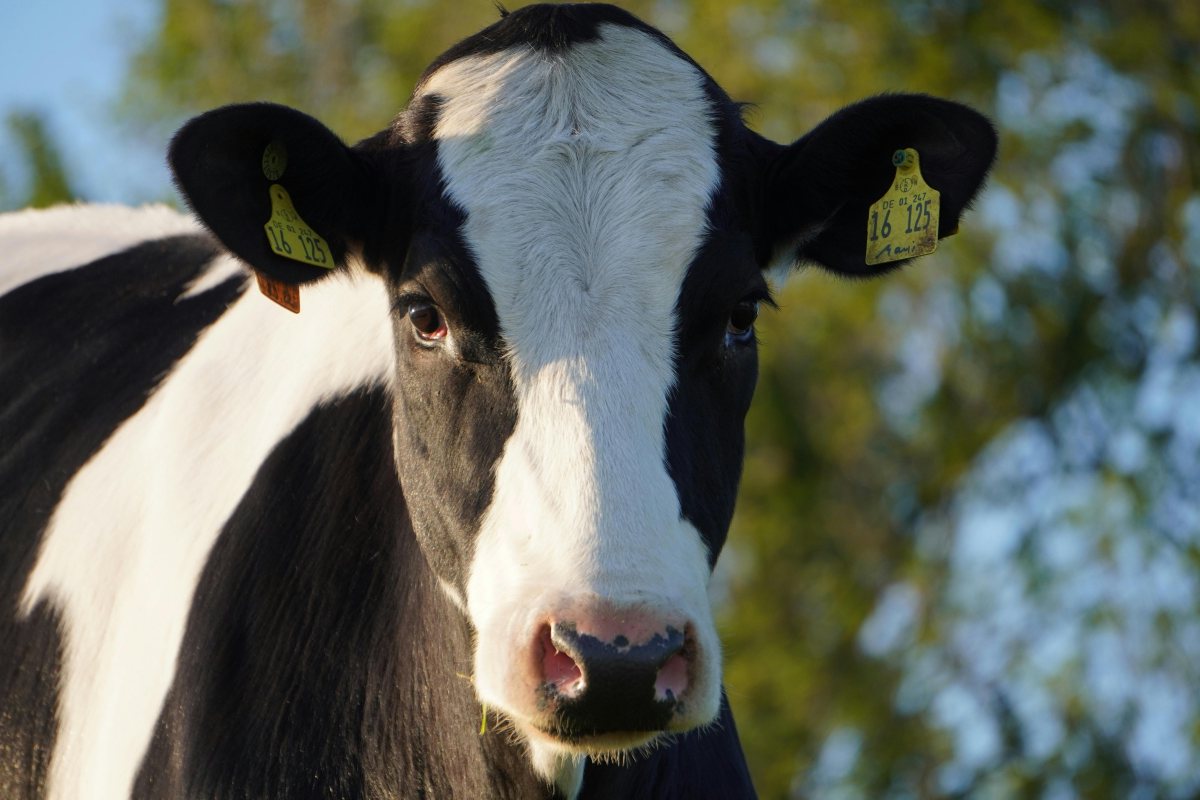
#> input picture Online_Tasks_MamSadaf/pexels-gammel-23940471.jpg, 6000 x 4000 px (shown at 1/5 size)
$ jupyter execute corner_detection.ipynb   (older library calls are emulated)
#> lines starting #> are read from the running program, lines starting #| are printed output that depends on the picture; after the words box and inside, x2 and y2 are one past the last pixel; in counts of white or black regions, pixels touching at a corner belong together
[cell 1]
import cv2
import numpy as np
import matplotlib.pyplot as plt

[cell 2]
img = cv2.imread('pexels-gammel-23940471.jpg', cv2.IMREAD_GRAYSCALE)
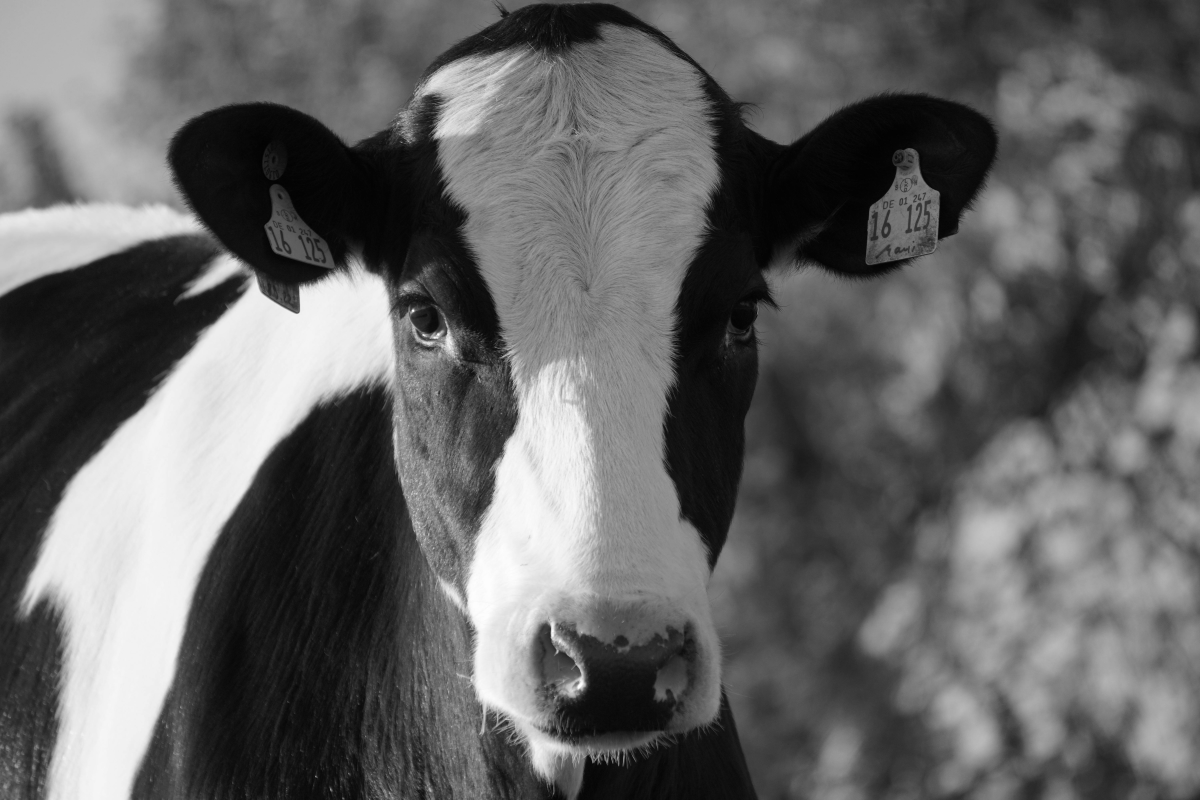
#> img: shape (4000, 6000) (shown at 1/5 size); min 0, max 255, mean 99.2
img = cv2.resize(img, (500, 500))
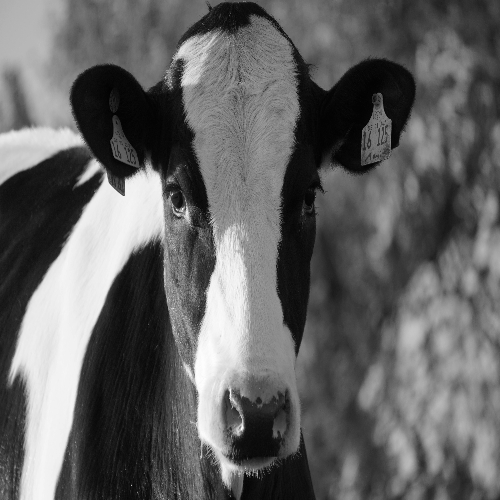
#> img: shape (500, 500); min 0, max 254, mean 99.4
plt.imshow(img, cmap='gray')

[cell 3]
def corner_detector(image, window_size, k , threshold):
#> called with window_size = 5, k = 0.04, threshold = 0.24
    copy = image.copy()
    height, width = image.shape
#> height = 500; width = 500
    blur = cv2.GaussianBlur(image, (3, 3), 0) # image, kernel size, sigma
    Ix = cv2.Sobel(blur, cv2.CV_64F, 1, 0, ksize=3) # image, depth, x axis, y axis, kernel size
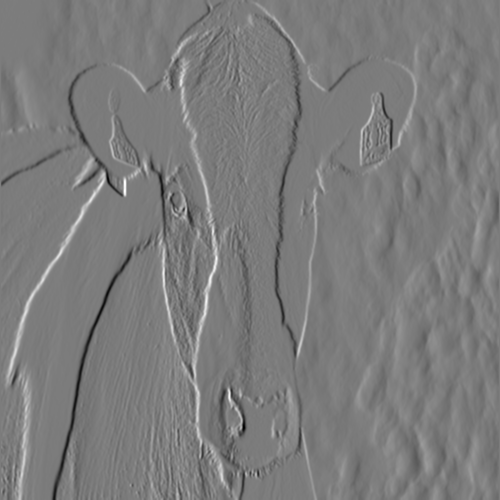
#> Ix: shape (500, 500) float64; min -506, max 534, mean 0.1; drawn with min black and max white
    Iy = cv2.Sobel(blur, cv2.CV_64F, 0, 1, ksize=3) # image, depth, x axis, y axis, kernel size
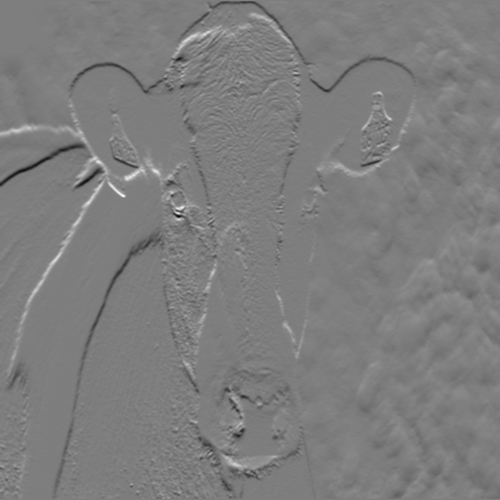
#> Iy: shape (500, 500) float64; min -426, max 436, mean -0.4; drawn with min black and max white
    Ixx = Ix ** 2
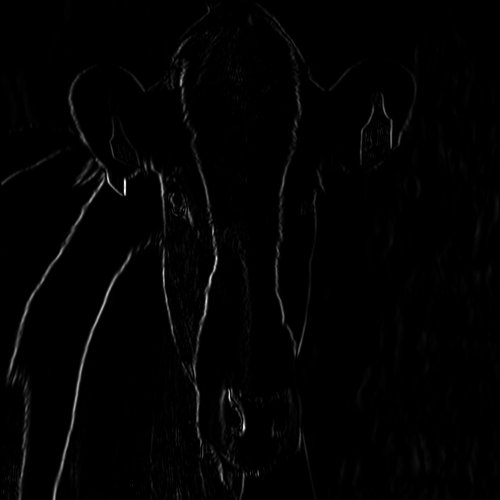
#> Ixx: shape (500, 500) float64; min 0, max 285156, mean 3090.9; drawn with min black and max white
    Iyy = Iy ** 2
    Ixy = Ix * Iy
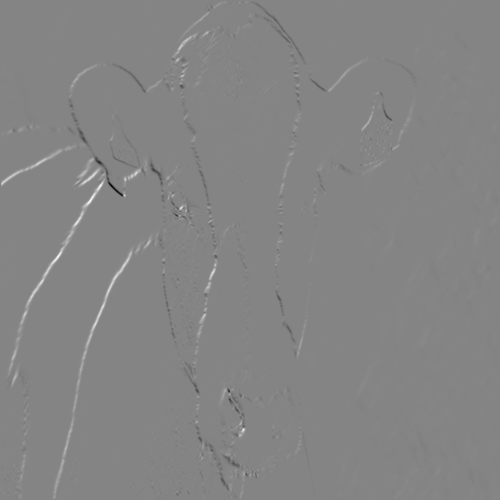
#> Ixy: shape (500, 500) float64; min -130875, max 120807, mean 313.7; drawn with min black and max white
    offset = window_size // 2
    image_R_matrix = np.zeros((height, width))
    for y in range(offset, height - offset):
        for x in range(offset, width - offset):
            M_00 = np.sum(Ixx[y - offset : y + offset + 1, x - offset : x + offset + 1])
            M_11 = np.sum(Iyy[y - offset : y + offset + 1, x - offset : x + offset + 1])
            M_01 = np.sum(Ixy[y - offset : y + offset + 1, x - offset : x + offset + 1])
            M = np.array([[M_00, M_01], [M_01, M_11]])
            R = np.linalg.det(M) - k * (np.trace(M) ** 2)
            image_R_matrix[y, x] = R
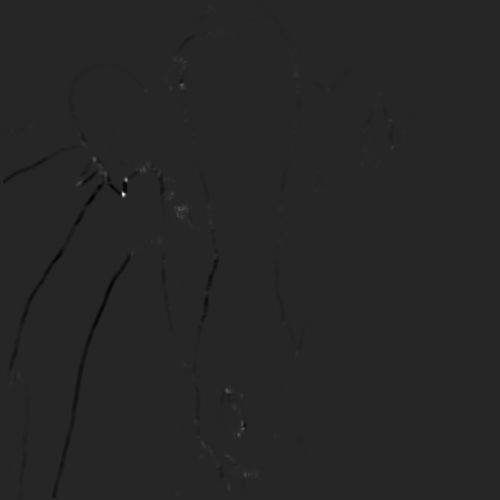
#> image_R_matrix: shape (500, 500) float64; min -3.82e+11, max 2.15e+12, mean -1.42e+09; drawn with min black and max white
    cv2.normalize(image_R_matrix, image_R_matrix, 0, 1, cv2.NORM_MINMAX) # Normalize the R values to the range [0, 1] (alpha, beta, norm_type)
    is_corners = image_R_matrix > threshold
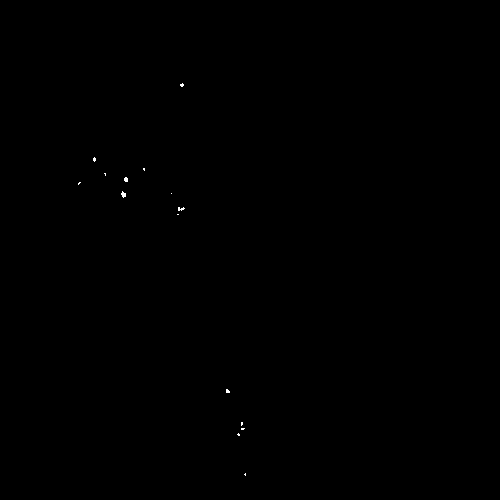
#> is_corners: shape (500, 500) bool; 0.05% white in thin lines or dots, all inside (x1, y1, x2, y2) = (78, 83, 246, 476)
    image_R_matrix[~is_corners] = 0
    image_R_matrix = cv2.dilate(image_R_matrix, None) # Dilate the R values to enhance corner points

    for y in range(offset, height - offset):
        for x in range(offset, width - offset):
            if image_R_matrix[y, x] != 0:
                cv2.circle(copy, (x, y), 5, (255, 0, 0), -1) # image, center, radius, color, thickness
    return copy

[cell 4]
corner_img = corner_detector(img, window_size=5, k=0.04, threshold=0.24)
plt.imshow(corner_img, cmap='gray')
plt.title('Corner Detected')
plt.axis('off')
plt.show()

[cell 5]
img_float = np.float32(img)
corner_img2 = cv2.cornerHarris(img_float, blockSize=2, ksize=3, k=0.04) # image, block size, kernel size, k
corner_img2 = cv2.dilate(corner_img2, None) # Dilate the corner response to enhance corner points

threshold = 0.01 * corner_img2.max() # Set the threshold for corner detection
#> threshold = 604431.5
corners_mask = corner_img2 > threshold
#> corners_mask: shape (500, 500) bool; 1.5% white; 142 white regions (94 under 20 px), largest, box (x1, y1, x2, y2) and area: (171, 199, 193, 222) 266, (231, 403, 245, 438) 162, (201, 443, 219, 468) 161
color_img = cv2.cvtColor(img, cv2.COLOR_GRAY2RGB) # Convert grayscale image to RGB color image
color_img[corners_mask] = [0, 0, 255] # Mark corners in red
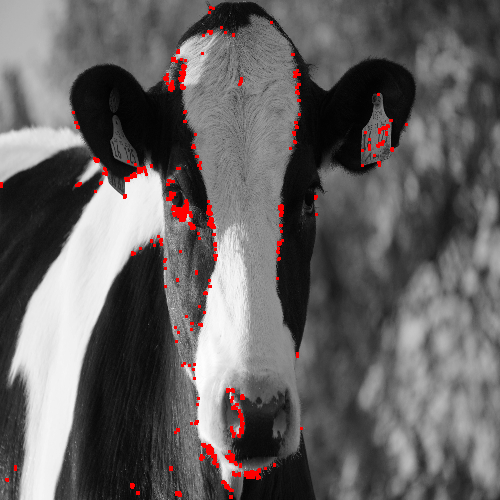
#> color_img: shape (500, 500, 3); mean B, G, R 97.9, 97.9, 101.6
plt.figure(figsize=(10, 10))
plt.subplot(1, 2, 1)
plt.imshow(corner_img2, cmap='gray')
plt.title('corner response (dilated)')
plt.axis('off')
plt.subplot(1, 2, 2)
plt.imshow(cv2.cvtColor(color_img, cv2.COLOR_RGB2BGR)) # Convert RGB color image back to BGR format for displaying with OpenCV
plt.title('Detected Corners')
plt.axis('off')
plt.show()
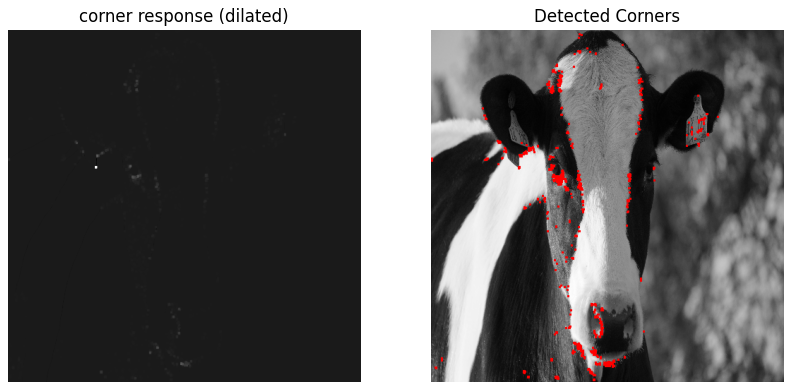
#> figure drawn by matplotlib, 2 panels
